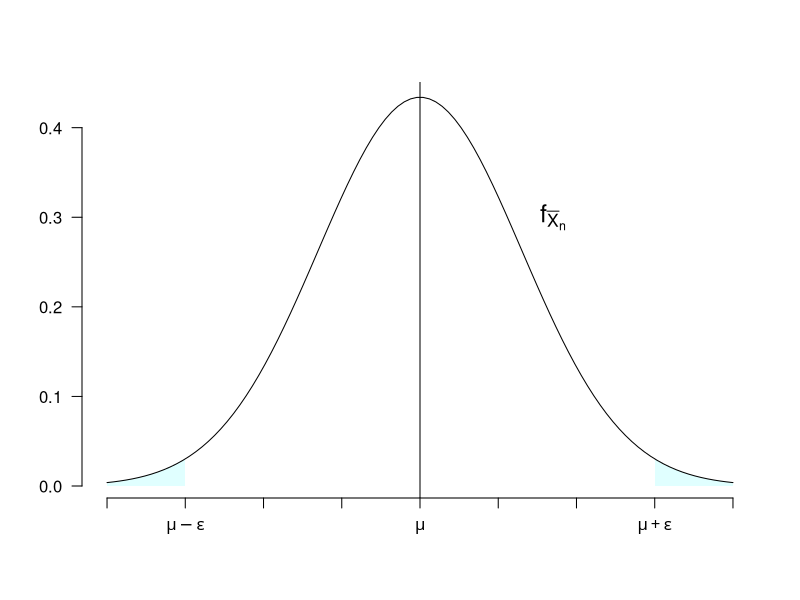

This figure's R source:
# TODO: Add comment
# 
# Author: ortellic
###############################################################################


pdf(file="grafici/convergenzaInProbabilita1.pdf")
f <- function(x,mu=0,sigma=2) {
	exp(-1/(2*sigma^2)*(x-mu)^2)/sqrt(sigma^2*pi)
}


x <- seq(-4,4,length.out = 100)
y <- f(x,sigma=1.3)

xPol1 <- seq(-4,-3,length.out=20)
yPol1 <- f(xPol1,sigma=1.3)

xPol1 <- c(-4,xPol1,-3)
yPol1 <- c(0,yPol1,0)

xPol2 <- seq(3,4,length.out=20)
yPol2 <- f(xPol2,sigma=1.3)

xPol2 <- c(3,xPol2,4)
yPol2 <- c(0,yPol2,0)

xPol = c(xPol1,NA,xPol2)
yPol = c(yPol1,NA,yPol2)


plot(x,y,type="l",axes=FALSE,
		xlab="",ylab="",panel.first=polygon(xPol,yPol,col="lightcyan",border = NA))

Axis(at=-4:4,side=1, labels=c("",expression(mu - epsilon),"","",expression(mu),"","",expression(mu + epsilon),""))
Axis(side=2,las=1)
abline(v=0)
# segments(x0=-3, y0=0, x1 = -3, y1 = f(-3,sigma=1.3))
# segments(x0=3, y0=0, x1 = 3, y1 = f(3,sigma=1.3))
text(1.7,0.3,expression(f[bar(X)[n]]),cex = 1.5)

dev.off()
